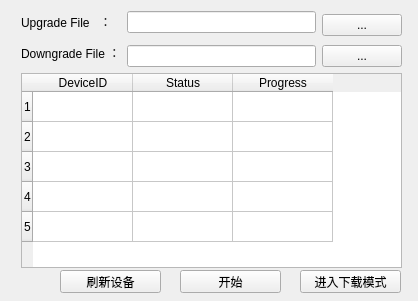
<?xml version="1.0" encoding="UTF-8"?>
<ui version="4.0">
 <class>MainWindow</class>
 <widget class="QMainWindow" name="MainWindow">
  <property name="geometry">
   <rect>
    <x>0</x>
    <y>0</y>
    <width>418</width>
    <height>301</height>
   </rect>
  </property>
  <property name="windowTitle">
   <string>MainWindow</string>
  </property>
  <widget class="QWidget" name="centralwidget">
   <widget class="QPushButton" name="btn_start">
    <property name="geometry">
     <rect>
      <x>180</x>
      <y>270</y>
      <width>101</width>
      <height>23</height>
     </rect>
    </property>
    <property name="text">
     <string>开始</string>
    </property>
   </widget>
   <widget class="QPushButton" name="btn_flashDev">
    <property name="geometry">
     <rect>
      <x>60</x>
      <y>270</y>
      <width>101</width>
      <height>23</height>
     </rect>
    </property>
    <property name="text">
     <string>刷新设备</string>
    </property>
   </widget>
   <widget class="QPushButton" name="btn_edl">
    <property name="geometry">
     <rect>
      <x>300</x>
      <y>270</y>
      <width>101</width>
      <height>23</height>
     </rect>
    </property>
    <property name="text">
     <string>进入下载模式</string>
    </property>
   </widget>
   <widget class="QWidget" name="">
    <property name="geometry">
     <rect>
      <x>21</x>
      <y>11</y>
      <width>381</width>
      <height>257</height>
     </rect>
    </property>
    <layout class="QGridLayout" name="gridLayout_2">
     <item row="0" column="0">
      <layout class="QGridLayout" name="gridLayout">
       <item row="1" column="0" rowspan="2">
        <widget class="QLabel" name="label_2">
         <property name="text">
          <string>Downgrade File ：</string>
         </property>
        </widget>
       </item>
       <item row="2" column="2">
        <widget class="QPushButton" name="btn_downFile">
         <property name="text">
          <string>...</string>
         </property>
        </widget>
       </item>
       <item row="0" column="0">
        <widget class="QLabel" name="label">
         <property name="text">
          <string>Upgrade File   ：</string>
         </property>
        </widget>
       </item>
       <item row="0" column="1">
        <widget class="QLineEdit" name="lineEdit"/>
       </item>
       <item row="2" column="1">
        <widget class="QLineEdit" name="lineEdit_2"/>
       </item>
       <item row="0" column="2" rowspan="2">
        <widget class="QPushButton" name="btn_upFile">
         <property name="text">
          <string>...</string>
         </property>
        </widget>
       </item>
      </layout>
     </item>
     <item row="1" column="0">
      <widget class="QTableWidget" name="tableWidget">
       <row>
        <property name="text">
         <string>1</string>
        </property>
       </row>
       <row>
        <property name="text">
         <string>2</string>
        </property>
       </row>
       <row>
        <property name="text">
         <string>3</string>
        </property>
       </row>
       <row>
        <property name="text">
         <string>4</string>
        </property>
       </row>
       <row>
        <property name="text">
         <string>5</string>
        </property>
       </row>
       <column>
        <property name="text">
         <string>DeviceID</string>
        </property>
       </column>
       <column>
        <property name="text">
         <string>Status</string>
        </property>
       </column>
       <column>
        <property name="text">
         <string>Progress</string>
        </property>
       </column>
      </widget>
     </item>
    </layout>
   </widget>
  </widget>
 </widget>
 <resources/>
 <connections>
  <connection>
   <sender>btn_flashDev</sender>
   <signal>clicked()</signal>
   <receiver>MainWindow</receiver>
   <slot>reflashDev()</slot>
   <hints>
    <hint type="sourcelabel">
     <x>53</x>
     <y>269</y>
    </hint>
    <hint type="destinationlabel">
     <x>12</x>
     <y>268</y>
    </hint>
   </hints>
  </connection>
  <connection>
   <sender>btn_start</sender>
   <signal>clicked()</signal>
   <receiver>MainWindow</receiver>
   <slot>startFotaPreSet()</slot>
   <hints>
    <hint type="sourcelabel">
     <x>195</x>
     <y>270</y>
    </hint>
    <hint type="destinationlabel">
     <x>196</x>
     <y>289</y>
    </hint>
   </hints>
  </connection>
  <connection>
   <sender>btn_edl</sender>
   <signal>clicked()</signal>
   <receiver>MainWindow</receiver>
   <slot>edlMode()</slot>
   <hints>
    <hint type="sourcelabel">
     <x>367</x>
     <y>267</y>
    </hint>
    <hint type="destinationlabel">
     <x>398</x>
     <y>285</y>
    </hint>
   </hints>
  </connection>
 </connections>
 <slots>
  <slot>reflashDev()</slot>
  <slot>startFotaPreSet()</slot>
  <slot>edlMode()</slot>
 </slots>
</ui>
